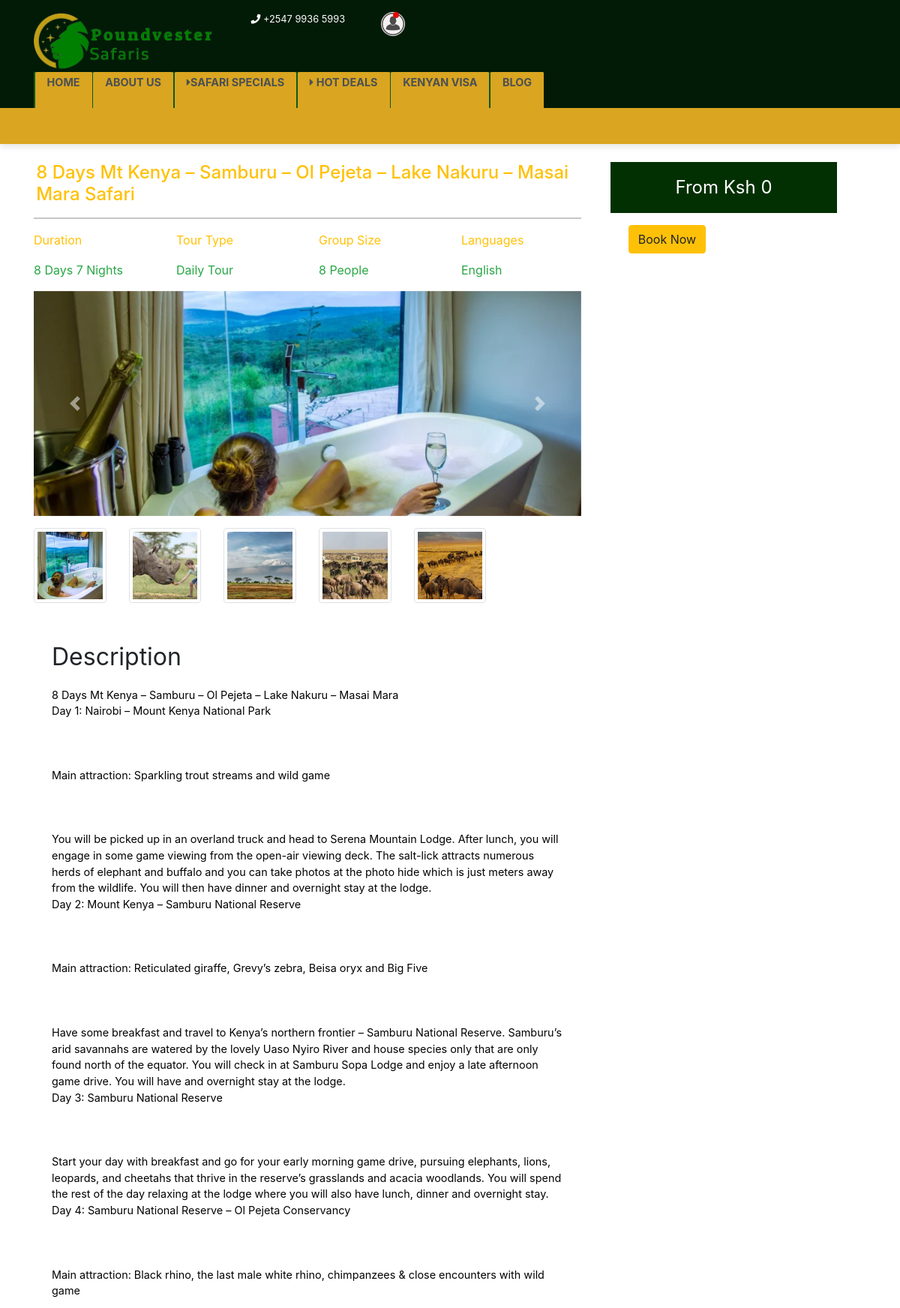
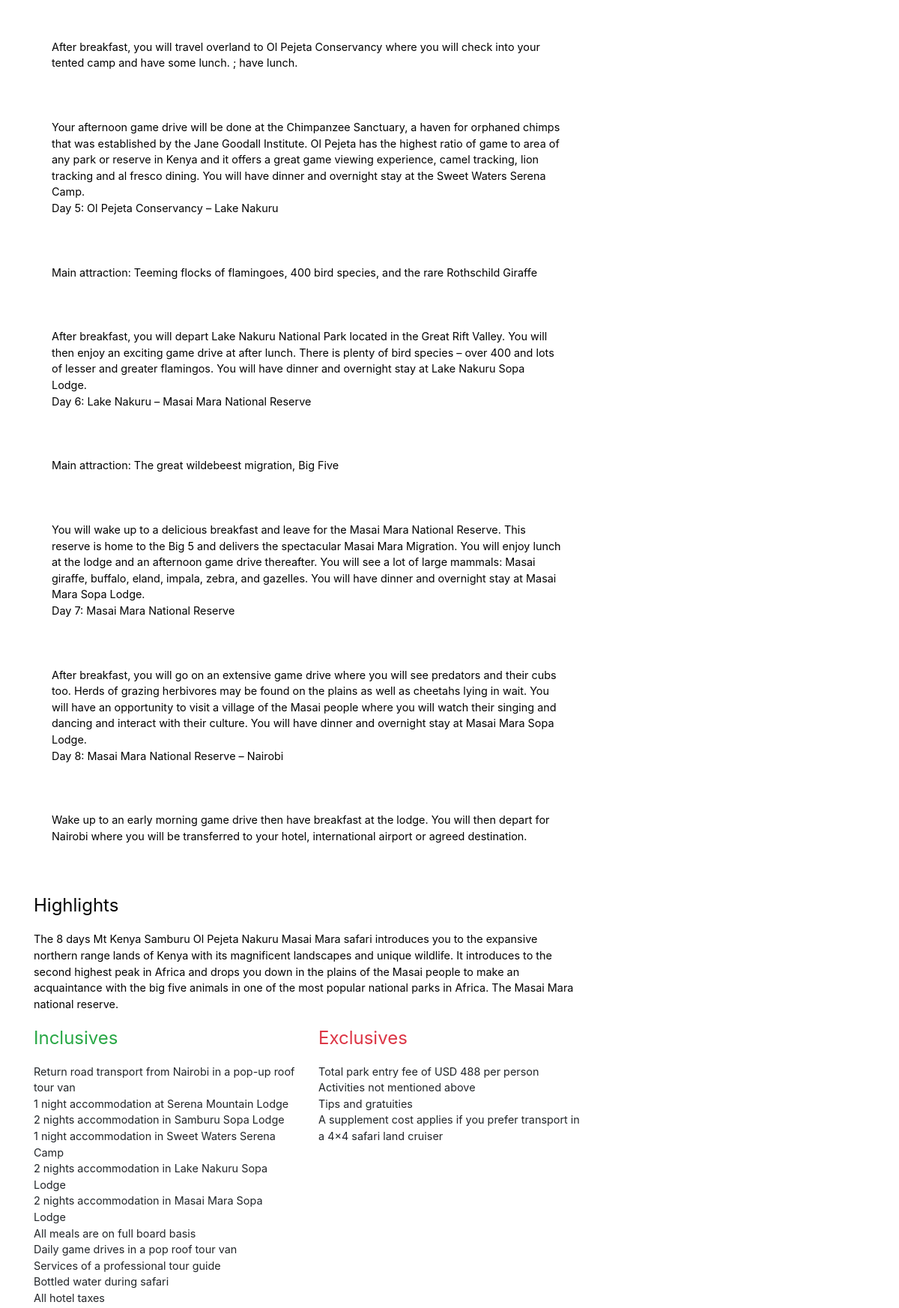
/tour_item/1 (upper part), run on the app's committed database (2 pictures, top to bottom).
### base/models.py (models this page shows, shortened)
class TourCategory(models.Model):
    name=models.CharField(max_length=100)
    duration=models.CharField(max_length=100)
    cost=models.CharField(max_length=100)
    description=models.TextField()
    inclusives=models.TextField(blank=True,null=True)
    exclusives=models.TextField(blank=True,null=True)
    tour_location=models.CharField(max_length=100,null=True,blank=True)
    destination=models.CharField(max_length=100,null=True,blank=True)
    country=models.ForeignKey(CountrySafari,on_delete=models.DO_NOTHING,blank=True,null=True)
    image=models.ImageField(upload_to="tour_images",blank=True,null=True)
    highlights=models.TextField(blank=True,null=True)
    groupSize=models.CharField(max_length=100,blank=True,null=True)
    languages=models.CharField(max_length=50,default="English")

class TourImage(models.Model):
    image=models.ImageField(upload_to="tour_images")
    tour=models.ForeignKey(TourCategory,on_delete=models.DO_NOTHING)

### base/views.py (the view)
# urls.py: path("tour_item/<str:pk>",views.tourPage,name="details"),
def tourPage(request, pk=None):
    tour = models.TourCategory.objects.get(id=pk)
    images = models.TourImage.objects.filter(tour=pk)
    trending = models.TourCategory.objects.all().order_by('?')[:3]
    image_count = range(0, 3)
    cart_count = 0
    form = EnquiryForm()
    if request.method == 'POST':
        form = EnquiryForm(request.POST)
        if form.is_valid():
            form.save()
            messages.success(request, f'Message Sent Succesfully')
    else:
        form = EnquiryForm()
    context = {
        "tour": tour,
        "images": images,
        "image_count": image_count,
        "form": form,
        "cart_count": cart_count,
        "trending": trending
    }
    return render(request, "base/tour_item.html", context)

### base/templates/base/tour_item.html (shortened to what this page needs)
{% extends "base/base.html" %}
{% load static %}
{% block extra_css %}
  <link rel="stylesheet" href="{% static 'styles/tour_item.css' %}">
{% endblock %}
{% block content %}
  <div class="container">
    <div class="row">
      <div class="col-lg-8">
        <h3 class="text-warning fs-4 mt-4 tour-title">
          {{tour.name}}
        </h3>
        <hr class="blue-hr">
        <div class="row">
          <div class="col-lg-3 col-md-6 col-sm-6">
            <p class="text-warning">Duration</p>
            <p class="text-success">{{tour.duration}}</p>
          </div>
          <div class="col-lg-3 col-md-6 col-sm-6">
            <p class="text-warning">Tour Type</p>
            <p class="text-success">Daily Tour</p>
          </div>
          <div class="col-lg-3 col-md-6 col-sm-6">
            <p class="text-warning">Group Size</p>
            <p class="text-success">{{tour.groupSize}} People</p>
          </div>
          <div class="col-lg-3 col-md-6 col-sm-6">
            <p class="text-warning">Languages</p>
            <p class="text-success">{{tour.languages}}</p>
          </div>
        </div>
        <div id="myCarousel" class="carousel slide" data-ride="carousel">
          <div class="carousel-inner">
            {% for image in images %}
            <div class="carousel-item {% if forloop.first %}active{% endif %}" id="corousel-image-wrapper">
              <img src="{{image.image.url}}" class="d-block w-100" alt="{{ image.url }}">
              <div class="carousel-caption d-none d-md-block">
              </div>
            </div>
            {% endfor %}
          </div>
          <a class="carousel-control-prev" href="#myCarousel" role="button" data-slide="prev">
            <span class="carousel-control-prev-icon" aria-hidden="true"></span>
          </a>
          <a class="carousel-control-next" href="#myCarousel" role="button" data-slide="next">
            <span class="carousel-control-next-icon" aria-hidden="true"></span>
          </a>
        </div>
        <div class="row mt-3" id="slider-thumbnails">
          {% for image in images %}
          <div class="col-md-2 col-sm-3">
            <img src="{{ image.image.url }}" class="img-thumbnail" id="carousel-thumbnails" alt="{{ item.image.url }}"
              onclick="selectImage('{{ image.image.url }}')">
          </div>
          {% endfor %}
        </div>
        <div class="description-section bg-white p-4 mt-4 mb-4">
          <p class="fs-2" style="font-size: 1.5rem;">Description</p>
          <div class="desc-wrapper">
            {% with paragraph_list=tour.description|linebreaks %}
            <p class="incl-list" id="detais-description-text">
              {{paragraph_list|linebreaksbr|safe|slice:": -1"}}</p>
            {% endwith %}
          </div>
        </div>
        <div class="highlights">
          {% if tour.highlights %}
          <p class="fs-4" style="font-size: 1.5rem;">Highlights</p>
          {% with paragraph_list=tour.highlights|linebreaks %}
          <p class="incl-list" id="detais-description-text">{{paragraph_list|linebreaksbr}}</p>
          {% endwith %}
          {% endif %}
        </div>
        <div class="row">
          <div class="col-lg-6 col-md-12 inclusives">
            {% if tour.inclusives %}
            <p class="text-success" style="font-size: 1.5rem;">Inclusives</p>
            {% with paragraph_list=tour.inclusives|linebreaks %}
            <p class="incl-list">{{paragraph_list|linebreaksbr}}</p>
            {% endwith %}
            {% endif %}
          </div>
          <div class="col-lg-6 col-md-12 exclusives">
            {% if tour.exclusives %}
            <p class="text-danger" style="font-size: 1.5rem;">Exclusives</p>
            {% with paragraph_list=tour.exclusives|linebreaks %}
            <p class="incl-list">{{paragraph_list|linebreaksbr}}</p>
            {% endwith %}
            {% endif %}
          </div>
        </div>
      </div>
      <div class="col-lg-4">
        <div class="row mb-3" id="book-option">
          <p class="cost">From Ksh {{tour.cost}}</p>
          <div class="col-6"> <a class="btn btn-warning"
            href=
            " {% if request.user.is_authenticated %}{% url 'booking' tour_id=tour.id%}{%else %}{% url 'login'  %}{% endif %}">
            Book Now </a> </div>
        </div>
      </div>
    </div>
  </div>
{% endblock %}

### base/static/styles/index.css (style rules this page uses)
:root { --main-color: rgb(11, 88, 30); --text-header: goldenrod; --accent-color: #d1d7db; }
body { width: 100vw; }
body { transition: 1s ease-in; }
a { text-decoration: none !important; color: inherit; }

### base/static/styles/media.css (style rules this page uses)
:root { --main-color: rgb(11, 88, 30); --text-header: goldenrod; --accent-color: #d1d7db; }

### base/static/styles/tour_item.css (style rules this page uses)
.tour-title { margin: 0.2rem; }
#corousel-image-wrapper { height: 300px; width: 100%; }
#corousel-image-wrapper img { object-fit: cover; height: 100%; width: 100%; }
#carousel-thumbnails { width: 100%; height: 100px; object-fit: cover; }
.cost { color: white; font-size: 1.5rem; background-color: rgb(3, 48, 3); width: 100%; padding: 1rem; margin-bottom: 1rem; margin-top: 1rem; }
#book-option { font-size: 1rem; padding: 1.5rem; text-align: center; width: 100%; }
.desc-wrapper p { color: rgb(2, 2, 2); font-size: 0.9rem; }
.highlights p { color: rgb(2, 2, 2); font-size: 0.9rem; }
.incl-list { font-size: 1rem; color: red; }
.inclusives { list-style-type: square; }
.inclusives p { font-size: 0.9rem; list-style-type: square; }
.exclusives p { font-size: 0.9rem; }

### data on the page
TourCategory: name "8 Days Mt Kenya – Samburu – Ol Pejeta – Lake Nakuru – Masai Mara Safari", duration "8 Days 7 Nights", groupSize "8", languages "English", highlights "The 8 days Mt Kenya Samburu Ol Pejeta Nakuru Masai Mara safari introduces you to the expansive northern range lands of Kenya with its magnificent landscapes and unique wildlife. It introduces to the second highest peak in Africa and drops you down in the plains of the Masai people to make an acquaintance with the big five animals in one of the most popular national parks in Africa. The Masai Mara national reserve.", cost "0"
TourImage: image (picture)
TourImage: image (picture)
TourImage: image (picture)
TourImage: image (picture)
TourImage: image (picture)

### other printed values
{{ paragraph_list|linebreaksbr }} "Total park entry fee of USD 488 per person Activities not mentioned above Tips and gratuities A supplement cost applies if you prefer transport in a 4×4 safari land cruiser"
